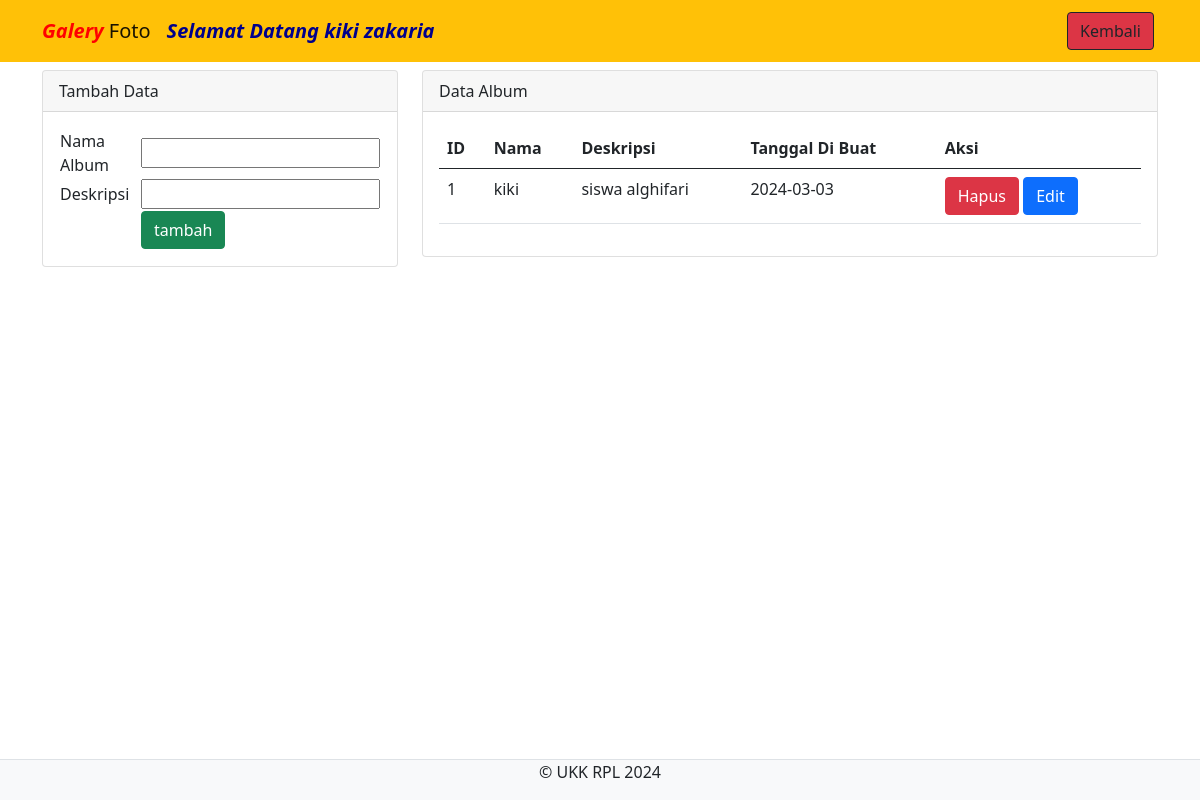
Screenshot of /album.php (signed in) with the database file from the repository.
### tables this page shows
CREATE TABLE `album` (
  `albumid` int(11) NOT NULL,
  `namaalbum` varchar(255) NOT NULL,
  `deskripsi` text NOT NULL,
  `tanggaldibuat` date NOT NULL,
  `userid` int(11) NOT NULL
);

### album.php (the view, shortened to what this page needs)
<!DOCTYPE html>
<html lang="en">
<head>
</head>
<body>
<!DOCTYPE html>
<html lang="en">
<head>
    <link rel="stylesheet" type="text/css" href="asset/css/bootstrap.min.css">
</head>
<body>
<nav class="navbar navbar-expand-lg navbar-light bg-warning">
    <div class="container">
      <a class="navbar-brand" href="home.php"><b><i style="color: red;">Galery</i></b> Foto</a>
      <marquee class="fs-5"><div><b><i style="color: darkblue;">Selamat Datang <?=$_SESSION['namalengkap']?></i></b></div></marquee>
      <div class="collapse navbar-collapse" id="navbarNavAltMarkup">
          <a href="home.php" class="btn btn-outline-dark m-1 bg-danger">Kembali</a>
      </div>
    </div>
  </nav>
  <div class="container">
    <div class="row">
        <div class="col-md-4">
            <div class="card mt-2">
                <div class="card-header">Tambah Data</div>
                <div class="card-body">
                <form action="tambah-album.php" method="post">
        <table>
            <tr>
                <td>Nama Album</td>
                <td><input type="text" name="namaalbum"></td>
            </tr>
            <tr>
                <td>Deskripsi</td>
                <td><input type="text" name="deskripsi"></td>
            </tr>
            <tr>
                <td></td>
                <td><input type="submit" value="tambah" class="btn btn-success"></td>
            </tr>
        </table>
    </form>
                </div>
            </div>
        </div>
        <div class="col-md-8">
            <div class="card mt-2">
                <div class="card-header">Data Album</div>
                <div class="card-body">
                    <table class="table">
                        <thead>
                        <tr>
                             <th>ID</th>
                             <th>Nama</th>
                             <th>Deskripsi</th>
                             <th>Tanggal Di Buat</th>
                             <th>Aksi</th>
                        </tr>
                        </thead>
                            <tbody>
                                <tr>
                                <?php
        include 'koneksi.php';
        $userid=$_SESSION['userid'];
        $sql=mysqli_query($conn, "SELECT * FROM album WHERE userid='$userid'");
        while($data=mysqli_fetch_array($sql)){
            ?>
            <tr>
            <td><?=$data['albumid']?></td>
            <td><?=$data['namaalbum']?></td>
            <td><?=$data['deskripsi']?></td>
            <td><?=$data['tanggaldibuat']?></td>
            <td>
                <a href="hapus-album.php?albumid=<?=$data['albumid']?>" class="btn btn-danger">Hapus</a>
                <a href="edit-album.php?albumid=<?=$data['albumid']?>" class="btn btn-primary">Edit</a>
            </td>
        </tr>
        <?php
        }
        ?>
                                </tr>
                            </tbody>
                        </table>
                </div>
            </div>
        </div>
    </div>
  </div>
<footer class="d-flex justify-content-center border-top mt-3 bg-light fixed-bottom">
   <p>&copy; UKK RPL 2024</p>
</footer>
</body>
</html>

### rows the page displays
album: albumid "1", namaalbum "kiki", deskripsi "siswa alghifari", tanggaldibuat "2024-03-03"

### other values shown
$_SESSION['namalengkap'] "kiki zakaria"
